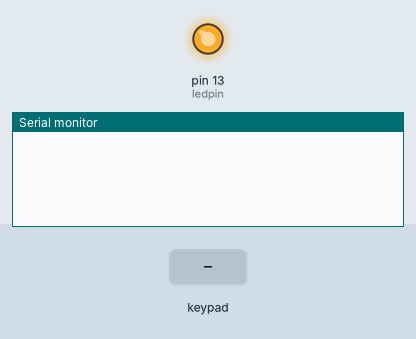
This sketch was run on a simulated Arduino Uno, built with avr-gcc and run on an emulated ATmega328P. On the bench: output pins drawn as LEDs (lit = HIGH), the last lines printed to the serial monitor. Inputs (shaded band) come from the test bench.

Above: at 1.2 s.
1.3 s: key '1' pressed
At 1.8 s:
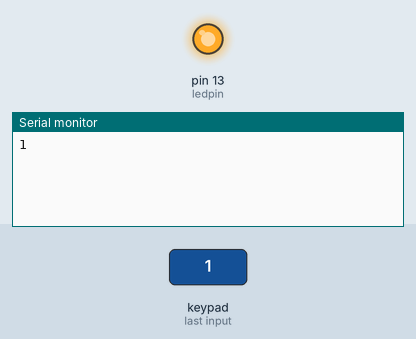
2.8 s: keypad keys 2 3 4 5 * pressed 0.4 s apart
At 5.6 s:
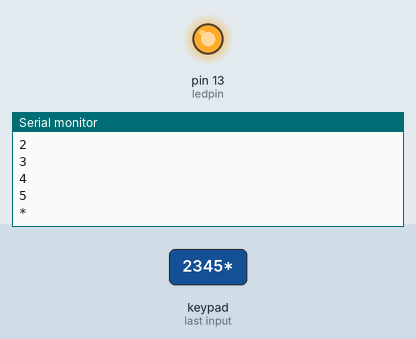
6.3 s: key 'C' pressed
At 7.0 s:
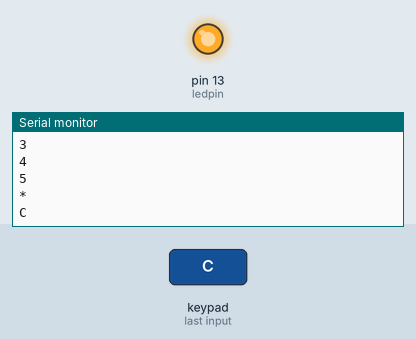
7.8 s: keypad keys 2 3 4 5 = pressed 0.4 s apart
At 10.3 s:
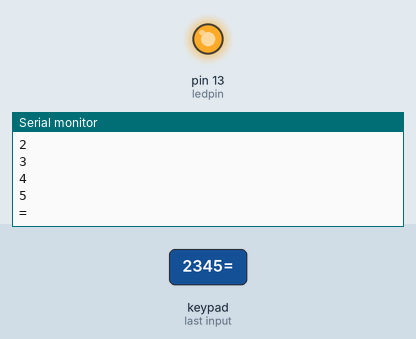
11.3 s: key '/' pressed
At 12.1 s:
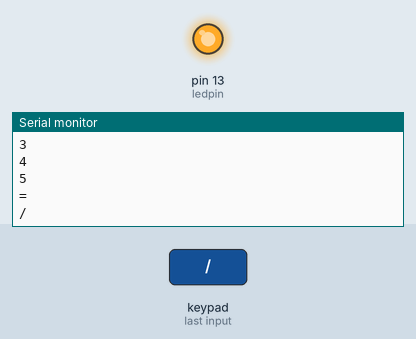
Timing chart, 0 to 13.8 s (numbered marks = the images above; inputs shaded):
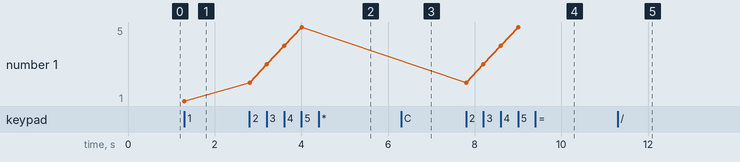

Measured:
- after the input at 1.3 s, the serial monitor: prints a new line at once (image 1)
- after the input at 2.8 s, the serial monitor: prints a new line at once (image 2)
- after the input at 6.3 s, the serial monitor: prints a new line at once (image 3)
- after the input at 7.8 s, the serial monitor: prints a new line at once (image 4)
- after the input at 11.3 s, the serial monitor: prints a new line at once (image 5)
- plotted number 1: 1 → 5 after the input at 2.8 s

The sketch:

035_Keypad.ino
```cpp
//A full description of this module (and many others) can be downloaded at: https://eve_arduino

#include <Keypad.h>

const byte ROWS = 4;
const byte COLS = 4;

char keys[ROWS][COLS] =
{
  {'1','2','3', '+'},
  {'4','5','6', '-'},
  {'7','8','9', '*'},
  {'C','0','=', '/'}
};

byte rowPins[ROWS] = { 2, 3, 4, 5 };
byte colPins[COLS] = { 6, 7, 8, 9 };

Keypad kpd = Keypad( makeKeymap(keys), rowPins, colPins, ROWS, COLS );

#define ledpin 13

void setup()
{
  pinMode(ledpin,OUTPUT);
  digitalWrite(ledpin, HIGH);
  Serial.begin(9600);
}

void loop()
{
  char key = kpd.getKey();
  if(key)
  {
    Serial.println(key);
  }
}
```
